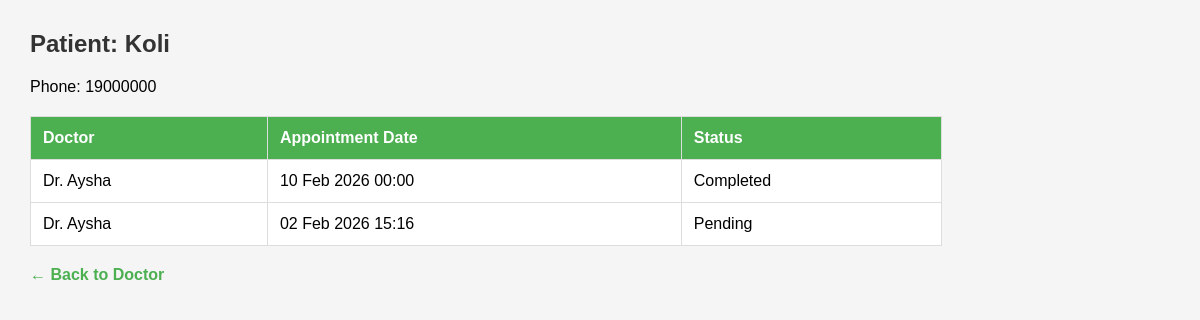
Page /patient_appointment_list/3/ (signed in) on the committed database.
### myapp/models.py (models this page shows, shortened)
class Patient(models.Model):
    GENDER_TYPES = [
        ('Female', 'Female'),
        ('Male', 'Male'),
        ('Others', 'Others'),
    ]
    user = models.OneToOneField(CustomUser, on_delete=models.CASCADE, null= True)
    name = models.CharField(max_length=100, null=True)
    age = models.IntegerField(null=True)
    gender = models.CharField(choices=GENDER_TYPES, max_length=100, null=True)
    phone = models.IntegerField(null=True)
    address = models.TextField(null=True)
    doctor = models.ForeignKey(Doctor, on_delete=models.CASCADE, null=True)

class Appointment(models.Model):
    Status = [
        ('Pending', 'Pending'),
        ('Completed', 'Completed'),
        ('Cancelled', 'Cancelled'),
    ]
    patient = models.ForeignKey(Patient, on_delete=models.CASCADE, null=True)
    doctor = models.ForeignKey(Doctor, on_delete=models.CASCADE, null=True)
    appointment_date = models.DateTimeField(null=True)
    status = models.CharField(choices=Status, max_length=100, null=True)

class Doctor(models.Model):
    Doctor_Types = [
        ('Dentist', 'Dentist'),
        ('Dermatologist', 'Dermatologist'),
    ]
    user = models.OneToOneField(CustomUser,on_delete=models.CASCADE, null=True)
    name = models.CharField(max_length=100, null=True)
    specialization = models.CharField(choices=Doctor_Types, max_length=100, null=True)
    phone = models.IntegerField(null=True)
    email = models.EmailField(null=True)
    department = models.ForeignKey(Department, on_delete=models.CASCADE, null=True)

### myapp/views.py (the view)
# urls.py: path('patient_appointment_list/<int:id>/', patient_appointment_list, name="patient_appointment_list"),
@login_required
def patient_appointment_list(request, id):
    pat = Patient.objects.get(id=id)
    appoin = Appointment.objects.filter(patient=pat)
    return render(request, 'patient/patient_appointment_list.html', {
        'Pat': pat,
        'Appoin': appoin
    })

### myapp/templates/patient/patient_appointment_list.html (shortened to what this page needs)
<!DOCTYPE html>
<html lang="en">
<head>
</head>
<body>
<h2>Patient: {{ Pat.name }}</h2>
<p>Phone: {{ Pat.phone }}</p>
<table>
    <tr>
        <th>Doctor</th>
        <th>Appointment Date</th>
        <th>Status</th>
    </tr>
    {% for a in Appoin %}
    <tr>
        <td>{{ a.doctor.name }}</td>
        <td>{{ a.appointment_date|date:"d M Y H:i" }}</td>
        <td>{{ a.status }}</td>
    </tr>
    {% empty %}
    <tr>
        <td colspan="3">No appointments found.</td>
    </tr>
    {% endfor %}
</table>
<a class="back-link" href="{% url 'doctor_patient_list' Pat.doctor.id %}">← Back to Doctor</a>
</body>
</html>

### myapp/templates/patient/patient_appointment_list.html (style rules this page uses)
body { font-family: Arial, sans-serif; margin: 30px; background-color: #f5f5f5; }
h2 { color: #333; }
table { width: 80%; border-collapse: collapse; margin-top: 20px; background-color: #fff; }
th, td { border: 1px solid #ddd; padding: 12px; text-align: left; }
th { background-color: #4CAF50; color: white; }
a { text-decoration: none; color: #4CAF50; font-weight: bold; }
.back-link { margin-top: 20px; display: inline-block; }

### rows in the picture
Patient: name "Koli", phone "19000000"
Appointment: doctor.name "Dr. Aysha", appointment_date "10 Feb 2026 00:00", status "Completed"
Appointment: doctor.name "Dr. Aysha", appointment_date "02 Feb 2026 15:16", status "Pending"
